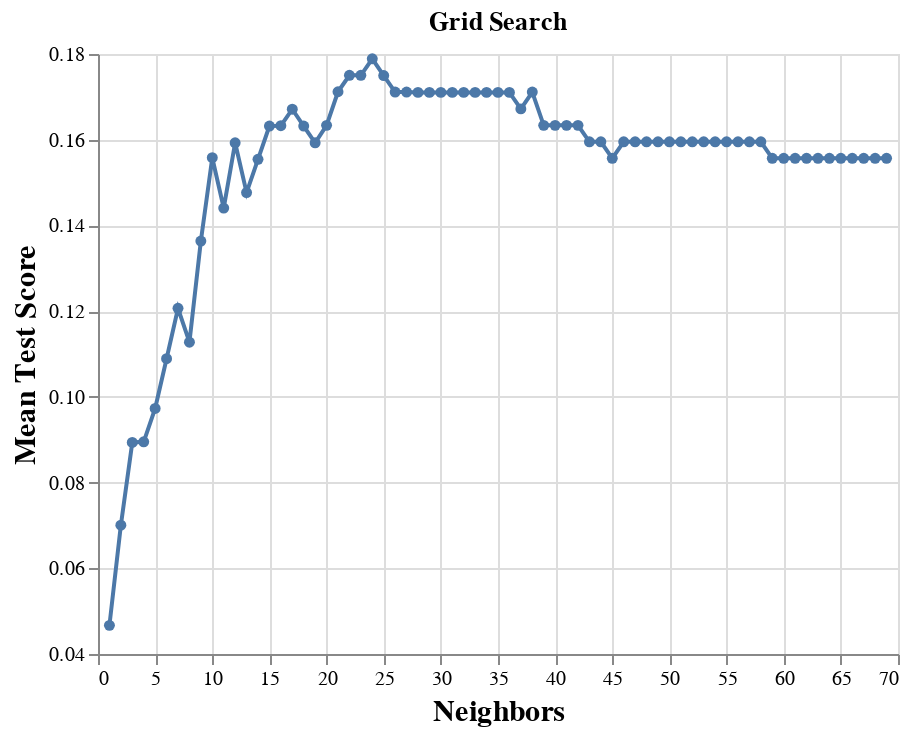

The cell this chart's notebook holds for it:
### Markdown cell above
As shown from Figure 2.0 above, the best k-value for classification from cluster 3 will be 44. This is most accurate as it is the highest point of with the greatest mean test score. In the next sections, we will be using k=10 to generate our predicted most profitable bean.

### Code cell
classifier_coffee_scaled_train_k6, classifier_coffee_scaled_test_k6 = train_test_split(tidy_coffee_cluster_k6_df,test_size=0.2)
classifier_coffee_scaled_train_k6=classifier_coffee_scaled_train_k6.dropna()
classifier_coffee_scaled_test_k6=classifier_coffee_scaled_test_k6.dropna()


X_train_2 = classifier_coffee_scaled_train_k6[["Aroma", "Flavor", "Aftertaste", "Acidity", "Balance", "Uniformity"]]
y_train_2 = classifier_coffee_scaled_train_k6[["Species", "Country of Origin", "Region"]]
param_grid = { "kneighborsclassifier__n_neighbors": range(1, 70)}

pipeline = make_pipeline(preprocessor,KNeighborsClassifier())
# v_fold_score = cross_validate(estimator=pipeline, X=X_train, y=coffee_train["Country of Origin"], cv=5, return_train_score=True)

knn_tune_grid = GridSearchCV(
     pipeline, param_grid=param_grid, cv=5
 )


knn_model_grid = knn_tune_grid.fit(X_train_2, classifier_coffee_scaled_train_k6["Region"])
accuracies_grid = pd.DataFrame(knn_model_grid.cv_results_)

cross_val_plot = (
     alt.Chart(accuracies_grid, title="Grid Search")
     .mark_line(point=True)
     .encode(
         x=alt.X(
             "param_kneighborsclassifier__n_neighbors",
             title="Neighbors",
             scale=alt.Scale(zero=False),
         ),
         y=alt.Y(
             "mean_test_score", 
            title="Mean Test Score", 
             scale=alt.Scale(zero=False)
         ),
     )
     .configure_axis(labelFontSize=10, titleFontSize=15)
     .properties(width=400, height=300)
 )
cross_val_plot

### Figure 1 — Vega-Lite specification as saved in the notebook (floating-point values rounded to 4 significant figures)
{"config": {"view": {"continuousWidth": 400, "continuousHeight": 300}, "axis": {"labelFontSize": 10, "titleFontSize": 15}}, "data": {"name": "data-7657b2fa5ccfcf6069ad05c95e2403a0"}, "mark": {"type": "line", "point": true}, "encoding": {"x": {"field": "param_kneighborsclassifier__n_neighbors", "scale": {"zero": false}, "title": "Neighbors", "type": "quantitative"}, "y": {"field": "mean_test_score", "scale": {"zero": false}, "title": "Mean Test Score", "type": "quantitative"}}, "height": 300, "title": "Grid Search", "width": 400, "$schema": "https://vega.github.io/schema/vega-lite/v4.17.0.json", "datasets": {"data-7657b2fa5ccfcf6069ad05c95e2403a0": [{"mean_fit_time": 0.00523, "std_fit_time": 0.001005, "mean_score_time": 0.005235, "std_score_time": 0.0012, "param_kneighborsclassifier__n_neighbors": 1, "params": {"kneighborsclassifier__n_neighbors": 1}, "split0_test_score": 0.05769, "split1_test_score": 0.03846, "split2_test_score": 0.05882, "split3_test_score": 0.05882, "split4_test_score": 0.01961, "mean_test_score": 0.04668, "std_test_score": 0.0156, "rank_test_score": 69}, {"mean_fit_time": 0.004428, "std_fit_time": 0.0001978, "mean_score_time": 0.004198, "std_score_time": 0.0002322, "param_kneighborsclassifier__n_neighbors": 2, "params": {"kneighborsclassifier__n_neighbors": 2}, "split0_test_score": 0.07692, "split1_test_score": 0.05769, "split2_test_score": 0.07843, "split3_test_score": 0.07843, "split4_test_score": 0.05882, "mean_test_score": 0.07006, "std_test_score": 0.009659, "rank_test_score": 68}, {"mean_fit_time": 0.004488, "std_fit_time": 0.0003856, "mean_score_time": 0.004168, "std_score_time": 0.0002353, "param_kneighborsclassifier__n_neighbors": 3, "params": {"kneighborsclassifier__n_neighbors": 3}, "split0_test_score": 0.1346, "split1_test_score": 0.07692, "split2_test_score": 0.09804, "split3_test_score": 0.05882, "split4_test_score": 0.07843, "mean_test_score": 0.08937, "std_test_score": 0.02581, "rank_test_score": 67}, {"mean_fit_time": 0.004351, "std_fit_time": 0.000212, "mean_score_time": 0.004264, "std_score_time": 0.0001858, "param_kneighborsclassifier__n_neighbors": 4, "params": {"kneighborsclassifier__n_neighbors": 4}, "split0_test_score": 0.1154, "split1_test_score": 0.05769, "split2_test_score": 0.1176, "split3_test_score": 0.05882, "split4_test_score": 0.09804, "mean_test_score": 0.08952, "std_test_score": 0.02641, "rank_test_score": 66}, {"mean_fit_time": 0.004795, "std_fit_time": 0.0008559, "mean_score_time": 0.004138, "std_score_time": 0.0001826, "param_kneighborsclassifier__n_neighbors": 5, "params": {"kneighborsclassifier__n_neighbors": 5}, "split0_test_score": 0.1154, "split1_test_score": 0.07692, "split2_test_score": 0.1373, "split3_test_score": 0.05882, "split4_test_score": 0.09804, "mean_test_score": 0.09729, "std_test_score": 0.02764, "rank_test_score": 65}, {"mean_fit_time": 0.004363, "std_fit_time": 0.000192, "mean_score_time": 0.00425, "std_score_time": 0.0002453, "param_kneighborsclassifier__n_neighbors": 6, "params": {"kneighborsclassifier__n_neighbors": 6}, "split0_test_score": 0.1346, "split1_test_score": 0.09615, "split2_test_score": 0.1373, "split3_test_score": 0.07843, "split4_test_score": 0.09804, "mean_test_score": 0.1089, "std_test_score": 0.02313, "rank_test_score": 64}, {"mean_fit_time": 0.0042, "std_fit_time": 0.0003616, "mean_score_time": 0.004538, "std_score_time": 0.0008655, "param_kneighborsclassifier__n_neighbors": 7, "params": {"kneighborsclassifier__n_neighbors": 7}, "split0_test_score": 0.1346, "split1_test_score": 0.09615, "split2_test_score": 0.1765, "split3_test_score": 0.07843, "split4_test_score": 0.1176, "mean_test_score": 0.1207, "std_test_score": 0.03377, "rank_test_score": 62}, {"mean_fit_time": 0.004249, "std_fit_time": 0.0001772, "mean_score_time": 0.004076, "std_score_time": 7.935e-05, "param_kneighborsclassifier__n_neighbors": 8, "params": {"kneighborsclassifier__n_neighbors": 8}, "split0_test_score": 0.1346, "split1_test_score": 0.1154, "split2_test_score": 0.1176, "split3_test_score": 0.09804, "split4_test_score": 0.09804, "mean_test_score": 0.1127, "std_test_score": 0.01372, "rank_test_score": 63}, {"mean_fit_time": 0.004039, "std_fit_time": 0.0001736, "mean_score_time": 0.004006, "std_score_time": 0.0001512, "param_kneighborsclassifier__n_neighbors": 9, "params": {"kneighborsclassifier__n_neighbors": 9}, "split0_test_score": 0.1346, "split1_test_score": 0.09615, "split2_test_score": 0.1765, "split3_test_score": 0.1176, "split4_test_score": 0.1569, "mean_test_score": 0.1363, "std_test_score": 0.02828, "rank_test_score": 61}, {"mean_fit_time": 0.004389, "std_fit_time": 0.0007222, "mean_score_time": 0.004804, "std_score_time": 0.001273, "param_kneighborsclassifier__n_neighbors": 10, "params": {"kneighborsclassifier__n_neighbors": 10}, "split0_test_score": 0.1731, "split1_test_score": 0.09615, "split2_test_score": 0.1765, "split3_test_score": 0.1373, "split4_test_score": 0.1961, "mean_test_score": 0.1558, "std_test_score": 0.03535, "rank_test_score": 45}, {"mean_fit_time": 0.004555, "std_fit_time": 0.0008473, "mean_score_time": 0.0046, "std_score_time": 0.0007818, "param_kneighborsclassifier__n_neighbors": 11, "params": {"kneighborsclassifier__n_neighbors": 11}, "split0_test_score": 0.1923, "split1_test_score": 0.07692, "split2_test_score": 0.1569, "split3_test_score": 0.1176, "split4_test_score": 0.1765, "mean_test_score": 0.144, "std_test_score": 0.04183, "rank_test_score": 60}, {"mean_fit_time": 0.004487, "std_fit_time": 0.0001573, "mean_score_time": 0.004523, "std_score_time": 0.0002758, "param_kneighborsclassifier__n_neighbors": 12, "params": {"kneighborsclassifier__n_neighbors": 12}, "split0_test_score": 0.2692, "split1_test_score": 0.1154, "split2_test_score": 0.1373, "split3_test_score": 0.09804, "split4_test_score": 0.1765, "mean_test_score": 0.1593, "std_test_score": 0.0609, "rank_test_score": 44}, {"mean_fit_time": 0.004105, "std_fit_time": 0.0002356, "mean_score_time": 0.004122, "std_score_time": 0.000345, "param_kneighborsclassifier__n_neighbors": 13, "params": {"kneighborsclassifier__n_neighbors": 13}, "split0_test_score": 0.2115, "split1_test_score": 0.1346, "split2_test_score": 0.1373, "split3_test_score": 0.09804, "split4_test_score": 0.1569, "mean_test_score": 0.1477, "std_test_score": 0.03716, "rank_test_score": 59}, {"mean_fit_time": 0.003778, "std_fit_time": 8.173e-05, "mean_score_time": 0.003859, "std_score_time": 0.0001023, "param_kneighborsclassifier__n_neighbors": 14, "params": {"kneighborsclassifier__n_neighbors": 14}, "split0_test_score": 0.2115, "split1_test_score": 0.1538, "split2_test_score": 0.1569, "split3_test_score": 0.09804, "split4_test_score": 0.1569, "mean_test_score": 0.1554, "std_test_score": 0.03591, "rank_test_score": 58}, {"mean_fit_time": 0.003817, "std_fit_time": 0.0001334, "mean_score_time": 0.003837, "std_score_time": 5.277e-05, "param_kneighborsclassifier__n_neighbors": 15, "params": {"kneighborsclassifier__n_neighbors": 15}, "split0_test_score": 0.1923, "split1_test_score": 0.1923, "split2_test_score": 0.1373, "split3_test_score": 0.1176, "split4_test_score": 0.1765, "mean_test_score": 0.1632, "std_test_score": 0.03039, "rank_test_score": 26}, {"mean_fit_time": 0.004544, "std_fit_time": 0.0009173, "mean_score_time": 0.005816, "std_score_time": 0.001981, "param_kneighborsclassifier__n_neighbors": 16, "params": {"kneighborsclassifier__n_neighbors": 16}, "split0_test_score": 0.1923, "split1_test_score": 0.1731, "split2_test_score": 0.1373, "split3_test_score": 0.1176, "split4_test_score": 0.1961, "mean_test_score": 0.1633, "std_test_score": 0.0309, "rank_test_score": 25}, {"mean_fit_time": 0.004246, "std_fit_time": 0.0002501, "mean_score_time": 0.004277, "std_score_time": 0.000196, "param_kneighborsclassifier__n_neighbors": 17, "params": {"kneighborsclassifier__n_neighbors": 17}, "split0_test_score": 0.1923, "split1_test_score": 0.1923, "split2_test_score": 0.1373, "split3_test_score": 0.1176, "split4_test_score": 0.1961, "mean_test_score": 0.1671, "std_test_score": 0.03301, "rank_test_score": 19}, {"mean_fit_time": 0.004433, "std_fit_time": 0.0005492, "mean_score_time": 0.004456, "std_score_time": 0.0005616, "param_kneighborsclassifier__n_neighbors": 18, "params": {"kneighborsclassifier__n_neighbors": 18}, "split0_test_score": 0.1923, "split1_test_score": 0.1923, "split2_test_score": 0.1176, "split3_test_score": 0.1176, "split4_test_score": 0.1961, "mean_test_score": 0.1632, "std_test_score": 0.03722, "rank_test_score": 27}, {"mean_fit_time": 0.004514, "std_fit_time": 0.0007112, "mean_score_time": 0.004315, "std_score_time": 0.0005536, "param_kneighborsclassifier__n_neighbors": 19, "params": {"kneighborsclassifier__n_neighbors": 19}, "split0_test_score": 0.1923, "split1_test_score": 0.1923, "split2_test_score": 0.1176, "split3_test_score": 0.1176, "split4_test_score": 0.1765, "mean_test_score": 0.1593, "std_test_score": 0.03448, "rank_test_score": 43}, {"mean_fit_time": 0.004673, "std_fit_time": 0.0007642, "mean_score_time": 0.004504, "std_score_time": 0.0004067, "param_kneighborsclassifier__n_neighbors": 20, "params": {"kneighborsclassifier__n_neighbors": 20}, "split0_test_score": 0.1923, "split1_test_score": 0.1538, "split2_test_score": 0.1569, "split3_test_score": 0.1176, "split4_test_score": 0.1961, "mean_test_score": 0.1633, "std_test_score": 0.02874, "rank_test_score": 20}, {"mean_fit_time": 0.003922, "std_fit_time": 0.0002293, "mean_score_time": 0.003927, "std_score_time": 0.00015, "param_kneighborsclassifier__n_neighbors": 21, "params": {"kneighborsclassifier__n_neighbors": 21}, "split0_test_score": 0.1731, "split1_test_score": 0.1731, "split2_test_score": 0.1569, "split3_test_score": 0.1373, "split4_test_score": 0.2157, "mean_test_score": 0.1712, "std_test_score": 0.02586, "rank_test_score": 5}, {"mean_fit_time": 0.004015, "std_fit_time": 0.0004753, "mean_score_time": 0.00464, "std_score_time": 0.00111, "param_kneighborsclassifier__n_neighbors": 22, "params": {"kneighborsclassifier__n_neighbors": 22}, "split0_test_score": 0.1923, "split1_test_score": 0.1731, "split2_test_score": 0.1569, "split3_test_score": 0.1373, "split4_test_score": 0.2157, "mean_test_score": 0.175, "std_test_score": 0.02725, "rank_test_score": 2}, {"mean_fit_time": 0.004287, "std_fit_time": 0.0004232, "mean_score_time": 0.004162, "std_score_time": 0.0002109, "param_kneighborsclassifier__n_neighbors": 23, "params": {"kneighborsclassifier__n_neighbors": 23}, "split0_test_score": 0.1923, "split1_test_score": 0.1731, "split2_test_score": 0.1569, "split3_test_score": 0.1569, "split4_test_score": 0.1961, "mean_test_score": 0.175, "std_test_score": 0.01677, "rank_test_score": 3}, {"mean_fit_time": 0.004229, "std_fit_time": 0.000791, "mean_score_time": 0.003953, "std_score_time": 0.0001439, "param_kneighborsclassifier__n_neighbors": 24, "params": {"kneighborsclassifier__n_neighbors": 24}, "split0_test_score": 0.2115, "split1_test_score": 0.1731, "split2_test_score": 0.1569, "split3_test_score": 0.1569, "split4_test_score": 0.1961, "mean_test_score": 0.1789, "std_test_score": 0.02175, "rank_test_score": 1}, {"mean_fit_time": 0.003787, "std_fit_time": 0.0001152, "mean_score_time": 0.004102, "std_score_time": 0.0004163, "param_kneighborsclassifier__n_neighbors": 25, "params": {"kneighborsclassifier__n_neighbors": 25}, "split0_test_score": 0.2115, "split1_test_score": 0.1731, "split2_test_score": 0.1569, "split3_test_score": 0.1569, "split4_test_score": 0.1765, "mean_test_score": 0.175, "std_test_score": 0.01999, "rank_test_score": 4}, {"mean_fit_time": 0.00422, "std_fit_time": 0.0007035, "mean_score_time": 0.00419, "std_score_time": 0.0004719, "param_kneighborsclassifier__n_neighbors": 26, "params": {"kneighborsclassifier__n_neighbors": 26}, "split0_test_score": 0.1923, "split1_test_score": 0.1731, "split2_test_score": 0.1569, "split3_test_score": 0.1569, "split4_test_score": 0.1765, "mean_test_score": 0.1711, "std_test_score": 0.01333, "rank_test_score": 6}, {"mean_fit_time": 0.003984, "std_fit_time": 0.0002343, "mean_score_time": 0.004135, "std_score_time": 0.0001469, "param_kneighborsclassifier__n_neighbors": 27, "params": {"kneighborsclassifier__n_neighbors": 27}, "split0_test_score": 0.1923, "split1_test_score": 0.1731, "split2_test_score": 0.1569, "split3_test_score": 0.1569, "split4_test_score": 0.1765, "mean_test_score": 0.1711, "std_test_score": 0.01333, "rank_test_score": 6}, {"mean_fit_time": 0.003729, "std_fit_time": 6.625e-05, "mean_score_time": 0.003991, "std_score_time": 9.916e-05, "param_kneighborsclassifier__n_neighbors": 28, "params": {"kneighborsclassifier__n_neighbors": 28}, "split0_test_score": 0.2115, "split1_test_score": 0.1731, "split2_test_score": 0.1569, "split3_test_score": 0.1569, "split4_test_score": 0.1569, "mean_test_score": 0.171, "std_test_score": 0.0212, "rank_test_score": 9}, {"mean_fit_time": 0.004057, "std_fit_time": 0.0005557, "mean_score_time": 0.004132, "std_score_time": 0.0001774, "param_kneighborsclassifier__n_neighbors": 29, "params": {"kneighborsclassifier__n_neighbors": 29}, "split0_test_score": 0.2115, "split1_test_score": 0.1731, "split2_test_score": 0.1569, "split3_test_score": 0.1569, "split4_test_score": 0.1569, "mean_test_score": 0.171, "std_test_score": 0.0212, "rank_test_score": 9}, {"mean_fit_time": 0.004049, "std_fit_time": 0.0003907, "mean_score_time": 0.004182, "std_score_time": 0.0004304, "param_kneighborsclassifier__n_neighbors": 30, "params": {"kneighborsclassifier__n_neighbors": 30}, "split0_test_score": 0.2115, "split1_test_score": 0.1731, "split2_test_score": 0.1569, "split3_test_score": 0.1569, "split4_test_score": 0.1569, "mean_test_score": 0.171, "std_test_score": 0.0212, "rank_test_score": 9}, {"mean_fit_time": 0.00371, "std_fit_time": 6.207e-05, "mean_score_time": 0.004035, "std_score_time": 0.0001126, "param_kneighborsclassifier__n_neighbors": 31, "params": {"kneighborsclassifier__n_neighbors": 31}, "split0_test_score": 0.2115, "split1_test_score": 0.1731, "split2_test_score": 0.1569, "split3_test_score": 0.1569, "split4_test_score": 0.1569, "mean_test_score": 0.171, "std_test_score": 0.0212, "rank_test_score": 9}, {"mean_fit_time": 0.003846, "std_fit_time": 0.0002597, "mean_score_time": 0.004318, "std_score_time": 0.0007857, "param_kneighborsclassifier__n_neighbors": 32, "params": {"kneighborsclassifier__n_neighbors": 32}, "split0_test_score": 0.2115, "split1_test_score": 0.1731, "split2_test_score": 0.1569, "split3_test_score": 0.1569, "split4_test_score": 0.1569, "mean_test_score": 0.171, "std_test_score": 0.0212, "rank_test_score": 9}, {"mean_fit_time": 0.004222, "std_fit_time": 0.000823, "mean_score_time": 0.004531, "std_score_time": 0.0007793, "param_kneighborsclassifier__n_neighbors": 33, "params": {"kneighborsclassifier__n_neighbors": 33}, "split0_test_score": 0.2115, "split1_test_score": 0.1731, "split2_test_score": 0.1569, "split3_test_score": 0.1569, "split4_test_score": 0.1569, "mean_test_score": 0.171, "std_test_score": 0.0212, "rank_test_score": 9}, {"mean_fit_time": 0.004458, "std_fit_time": 0.0008836, "mean_score_time": 0.004482, "std_score_time": 0.0005315, "param_kneighborsclassifier__n_neighbors": 34, "params": {"kneighborsclassifier__n_neighbors": 34}, "split0_test_score": 0.2115, "split1_test_score": 0.1731, "split2_test_score": 0.1569, "split3_test_score": 0.1569, "split4_test_score": 0.1569, "mean_test_score": 0.171, "std_test_score": 0.0212, "rank_test_score": 9}, {"mean_fit_time": 0.003958, "std_fit_time": 0.0002665, "mean_score_time": 0.003996, "std_score_time": 9.719e-05, "param_kneighborsclassifier__n_neighbors": 35, "params": {"kneighborsclassifier__n_neighbors": 35}, "split0_test_score": 0.2115, "split1_test_score": 0.1731, "split2_test_score": 0.1569, "split3_test_score": 0.1569, "split4_test_score": 0.1569, "mean_test_score": 0.171, "std_test_score": 0.0212, "rank_test_score": 9}, {"mean_fit_time": 0.004379, "std_fit_time": 0.0006056, "mean_score_time": 0.005757, "std_score_time": 0.003007, "param_kneighborsclassifier__n_neighbors": 36, "params": {"kneighborsclassifier__n_neighbors": 36}, "split0_test_score": 0.2115, "split1_test_score": 0.1731, "split2_test_score": 0.1569, "split3_test_score": 0.1569, "split4_test_score": 0.1569, "mean_test_score": 0.171, "std_test_score": 0.0212, "rank_test_score": 9}, {"mean_fit_time": 0.004044, "std_fit_time": 0.0002789, "mean_score_time": 0.004564, "std_score_time": 0.0008986, "param_kneighborsclassifier__n_neighbors": 37, "params": {"kneighborsclassifier__n_neighbors": 37}, "split0_test_score": 0.1923, "split1_test_score": 0.1731, "split2_test_score": 0.1569, "split3_test_score": 0.1569, "split4_test_score": 0.1569, "mean_test_score": 0.1672, "std_test_score": 0.01404, "rank_test_score": 18}, {"mean_fit_time": 0.003985, "std_fit_time": 0.0001629, "mean_score_time": 0.004246, "std_score_time": 0.0002045, "param_kneighborsclassifier__n_neighbors": 38, "params": {"kneighborsclassifier__n_neighbors": 38}, "split0_test_score": 0.1923, "split1_test_score": 0.1731, "split2_test_score": 0.1569, "split3_test_score": 0.1569, "split4_test_score": 0.1765, "mean_test_score": 0.1711, "std_test_score": 0.01333, "rank_test_score": 6}, {"mean_fit_time": 0.004015, "std_fit_time": 0.0002246, "mean_score_time": 0.004164, "std_score_time": 0.000118, "param_kneighborsclassifier__n_neighbors": 39, "params": {"kneighborsclassifier__n_neighbors": 39}, "split0_test_score": 0.1923, "split1_test_score": 0.1538, "split2_test_score": 0.1569, "split3_test_score": 0.1569, "split4_test_score": 0.1569, "mean_test_score": 0.1633, "std_test_score": 0.01453, "rank_test_score": 20}, {"mean_fit_time": 0.003888, "std_fit_time": 0.0002556, "mean_score_time": 0.00404, "std_score_time": 0.000109, "param_kneighborsclassifier__n_neighbors": 40, "params": {"kneighborsclassifier__n_neighbors": 40}, "split0_test_score": 0.1923, "split1_test_score": 0.1538, "split2_test_score": 0.1569, "split3_test_score": 0.1569, "split4_test_score": 0.1569, "mean_test_score": 0.1633, "std_test_score": 0.01453, "rank_test_score": 20}, {"mean_fit_time": 0.003747, "std_fit_time": 0.0001183, "mean_score_time": 0.003957, "std_score_time": 3.052e-05, "param_kneighborsclassifier__n_neighbors": 41, "params": {"kneighborsclassifier__n_neighbors": 41}, "split0_test_score": 0.1923, "split1_test_score": 0.1538, "split2_test_score": 0.1569, "split3_test_score": 0.1569, "split4_test_score": 0.1569, "mean_test_score": 0.1633, "std_test_score": 0.01453, "rank_test_score": 20}, {"mean_fit_time": 0.00382, "std_fit_time": 0.0002687, "mean_score_time": 0.004059, "std_score_time": 0.0001405, "param_kneighborsclassifier__n_neighbors": 42, "params": {"kneighborsclassifier__n_neighbors": 42}, "split0_test_score": 0.1923, "split1_test_score": 0.1538, "split2_test_score": 0.1569, "split3_test_score": 0.1569, "split4_test_score": 0.1569, "mean_test_score": 0.1633, "std_test_score": 0.01453, "rank_test_score": 20}, {"mean_fit_time": 0.004201, "std_fit_time": 0.0004843, "mean_score_time": 0.004275, "std_score_time": 0.0001731, "param_kneighborsclassifier__n_neighbors": 43, "params": {"kneighborsclassifier__n_neighbors": 43}, "split0_test_score": 0.1731, "split1_test_score": 0.1538, "split2_test_score": 0.1569, "split3_test_score": 0.1569, "split4_test_score": 0.1569, "mean_test_score": 0.1595, "std_test_score": 0.006887, "rank_test_score": 28}, {"mean_fit_time": 0.004364, "std_fit_time": 0.0004862, "mean_score_time": 0.004539, "std_score_time": 0.0002831, "param_kneighborsclassifier__n_neighbors": 44, "params": {"kneighborsclassifier__n_neighbors": 44}, "split0_test_score": 0.1731, "split1_test_score": 0.1538, "split2_test_score": 0.1569, "split3_test_score": 0.1569, "split4_test_score": 0.1569, "mean_test_score": 0.1595, "std_test_score": 0.006887, "rank_test_score": 28}, {"mean_fit_time": 0.004845, "std_fit_time": 0.0007468, "mean_score_time": 0.00485, "std_score_time": 0.0004275, "param_kneighborsclassifier__n_neighbors": 45, "params": {"kneighborsclassifier__n_neighbors": 45}, "split0_test_score": 0.1538, "split1_test_score": 0.1538, "split2_test_score": 0.1569, "split3_test_score": 0.1569, "split4_test_score": 0.1569, "mean_test_score": 0.1557, "std_test_score": 0.001478, "rank_test_score": 46}, {"mean_fit_time": 0.004256, "std_fit_time": 4.513e-05, "mean_score_time": 0.004388, "std_score_time": 9.479e-05, "param_kneighborsclassifier__n_neighbors": 46, "params": {"kneighborsclassifier__n_neighbors": 46}, "split0_test_score": 0.1538, "split1_test_score": 0.1731, "split2_test_score": 0.1569, "split3_test_score": 0.1569, "split4_test_score": 0.1569, "mean_test_score": 0.1595, "std_test_score": 0.006887, "rank_test_score": 28}, {"mean_fit_time": 0.004227, "std_fit_time": 0.0003142, "mean_score_time": 0.004489, "std_score_time": 0.0002888, "param_kneighborsclassifier__n_neighbors": 47, "params": {"kneighborsclassifier__n_neighbors": 47}, "split0_test_score": 0.1538, "split1_test_score": 0.1731, "split2_test_score": 0.1569, "split3_test_score": 0.1569, "split4_test_score": 0.1569, "mean_test_score": 0.1595, "std_test_score": 0.006887, "rank_test_score": 28}, {"mean_fit_time": 0.004291, "std_fit_time": 0.0002255, "mean_score_time": 0.004501, "std_score_time": 6.71e-05, "param_kneighborsclassifier__n_neighbors": 48, "params": {"kneighborsclassifier__n_neighbors": 48}, "split0_test_score": 0.1538, "split1_test_score": 0.1731, "split2_test_score": 0.1569, "split3_test_score": 0.1569, "split4_test_score": 0.1569, "mean_test_score": 0.1595, "std_test_score": 0.006887, "rank_test_score": 28}, {"mean_fit_time": 0.004781, "std_fit_time": 0.0004863, "mean_score_time": 0.005462, "std_score_time": 0.0009544, "param_kneighborsclassifier__n_neighbors": 49, "params": {"kneighborsclassifier__n_neighbors": 49}, "split0_test_score": 0.1538, "split1_test_score": 0.1731, "split2_test_score": 0.1569, "split3_test_score": 0.1569, "split4_test_score": 0.1569, "mean_test_score": 0.1595, "std_test_score": 0.006887, "rank_test_score": 28}, {"mean_fit_time": 0.004386, "std_fit_time": 0.0001047, "mean_score_time": 0.004618, "std_score_time": 0.0002275, "param_kneighborsclassifier__n_neighbors": 50, "params": {"kneighborsclassifier__n_neighbors": 50}, "split0_test_score": 0.1538, "split1_test_score": 0.1731, "split2_test_score": 0.1569, "split3_test_score": 0.1569, "split4_test_score": 0.1569, "mean_test_score": 0.1595, "std_test_score": 0.006887, "rank_test_score": 28}, {"mean_fit_time": 0.0042, "std_fit_time": 0.0001775, "mean_score_time": 0.004439, "std_score_time": 4.59e-05, "param_kneighborsclassifier__n_neighbors": 51, "params": {"kneighborsclassifier__n_neighbors": 51}, "split0_test_score": 0.1538, "split1_test_score": 0.1731, "split2_test_score": 0.1569, "split3_test_score": 0.1569, "split4_test_score": 0.1569, "mean_test_score": 0.1595, "std_test_score": 0.006887, "rank_test_score": 28}, {"mean_fit_time": 0.004041, "std_fit_time": 6.065e-05, "mean_score_time": 0.004319, "std_score_time": 9.071e-05, "param_kneighborsclassifier__n_neighbors": 52, "params": {"kneighborsclassifier__n_neighbors": 52}, "split0_test_score": 0.1538, "split1_test_score": 0.1731, "split2_test_score": 0.1569, "split3_test_score": 0.1569, "split4_test_score": 0.1569, "mean_test_score": 0.1595, "std_test_score": 0.006887, "rank_test_score": 28}, {"mean_fit_time": 0.004308, "std_fit_time": 9.276e-05, "mean_score_time": 0.004517, "std_score_time": 0.000149, "param_kneighborsclassifier__n_neighbors": 53, "params": {"kneighborsclassifier__n_neighbors": 53}, "split0_test_score": 0.1538, "split1_test_score": 0.1731, "split2_test_score": 0.1569, "split3_test_score": 0.1569, "split4_test_score": 0.1569, "mean_test_score": 0.1595, "std_test_score": 0.006887, "rank_test_score": 28}, {"mean_fit_time": 0.004168, "std_fit_time": 8.393e-05, "mean_score_time": 0.004418, "std_score_time": 0.0001764, "param_kneighborsclassifier__n_neighbors": 54, "params": {"kneighborsclassifier__n_neighbors": 54}, "split0_test_score": 0.1538, "split1_test_score": 0.1731, "split2_test_score": 0.1569, "split3_test_score": 0.1569, "split4_test_score": 0.1569, "mean_test_score": 0.1595, "std_test_score": 0.006887, "rank_test_score": 28}, {"mean_fit_time": 0.005022, "std_fit_time": 0.0005667, "mean_score_time": 0.006038, "std_score_time": 0.001601, "param_kneighborsclassifier__n_neighbors": 55, "params": {"kneighborsclassifier__n_neighbors": 55}, "split0_test_score": 0.1538, "split1_test_score": 0.1731, "split2_test_score": 0.1569, "split3_test_score": 0.1569, "split4_test_score": 0.1569, "mean_test_score": 0.1595, "std_test_score": 0.006887, "rank_test_score": 28}, {"mean_fit_time": 0.005652, "std_fit_time": 0.0005624, "mean_score_time": 0.00628, "std_score_time": 0.001513, "param_kneighborsclassifier__n_neighbors": 56, "params": {"kneighborsclassifier__n_neighbors": 56}, "split0_test_score": 0.1538, "split1_test_score": 0.1731, "split2_test_score": 0.1569, "split3_test_score": 0.1569, "split4_test_score": 0.1569, "mean_test_score": 0.1595, "std_test_score": 0.006887, "rank_test_score": 28}, {"mean_fit_time": 0.004179, "std_fit_time": 0.0002057, "mean_score_time": 0.004512, "std_score_time": 0.0001714, "param_kneighborsclassifier__n_neighbors": 57, "params": {"kneighborsclassifier__n_neighbors": 57}, "split0_test_score": 0.1538, "split1_test_score": 0.1731, "split2_test_score": 0.1569, "split3_test_score": 0.1569, "split4_test_score": 0.1569, "mean_test_score": 0.1595, "std_test_score": 0.006887, "rank_test_score": 28}, {"mean_fit_time": 0.00409, "std_fit_time": 6.921e-05, "mean_score_time": 0.0045, "std_score_time": 0.0001987, "param_kneighborsclassifier__n_neighbors": 58, "params": {"kneighborsclassifier__n_neighbors": 58}, "split0_test_score": 0.1538, "split1_test_score": 0.1731, "split2_test_score": 0.1569, "split3_test_score": 0.1569, "split4_test_score": 0.1569, "mean_test_score": 0.1595, "std_test_score": 0.006887, "rank_test_score": 28}, {"mean_fit_time": 0.004614, "std_fit_time": 0.0003669, "mean_score_time": 0.004819, "std_score_time": 0.0001398, "param_kneighborsclassifier__n_neighbors": 59, "params": {"kneighborsclassifier__n_neighbors": 59}, "split0_test_score": 0.1538, "split1_test_score": 0.1538, "split2_test_score": 0.1569, "split3_test_score": 0.1569, "split4_test_score": 0.1569, "mean_test_score": 0.1557, "std_test_score": 0.001478, "rank_test_score": 46}, {"mean_fit_time": 0.004859, "std_fit_time": 0.0009852, "mean_score_time": 0.004645, "std_score_time": 0.0002367, "param_kneighborsclassifier__n_neighbors": 60, "params": {"kneighborsclassifier__n_neighbors": 60}, "split0_test_score": 0.1538, "split1_test_score": 0.1538, "split2_test_score": 0.1569, "split3_test_score": 0.1569, "split4_test_score": 0.1569, "mean_test_score": 0.1557, "std_test_score": 0.001478, "rank_test_score": 46}, {"mean_fit_time": 0.00426, "std_fit_time": 0.0002637, "mean_score_time": 0.004521, "std_score_time": 0.0001184, "param_kneighborsclassifier__n_neighbors": 61, "params": {"kneighborsclassifier__n_neighbors": 61}, "split0_test_score": 0.1538, "split1_test_score": 0.1538, "split2_test_score": 0.1569, "split3_test_score": 0.1569, "split4_test_score": 0.1569, "mean_test_score": 0.1557, "std_test_score": 0.001478, "rank_test_score": 46}, {"mean_fit_time": 0.00495, "std_fit_time": 0.000801, "mean_score_time": 0.004923, "std_score_time": 0.000507, "param_kneighborsclassifier__n_neighbors": 62, "params": {"kneighborsclassifier__n_neighbors": 62}, "split0_test_score": 0.1538, "split1_test_score": 0.1538, "split2_test_score": 0.1569, "split3_test_score": 0.1569, "split4_test_score": 0.1569, "mean_test_score": 0.1557, "std_test_score": 0.001478, "rank_test_score": 46}, {"mean_fit_time": 0.004141, "std_fit_time": 0.0001589, "mean_score_time": 0.004486, "std_score_time": 0.0001293, "param_kneighborsclassifier__n_neighbors": 63, "params": {"kneighborsclassifier__n_neighbors": 63}, "split0_test_score": 0.1538, "split1_test_score": 0.1538, "split2_test_score": 0.1569, "split3_test_score": 0.1569, "split4_test_score": 0.1569, "mean_test_score": 0.1557, "std_test_score": 0.001478, "rank_test_score": 46}, {"mean_fit_time": 0.004086, "std_fit_time": 0.0001825, "mean_score_time": 0.00459, "std_score_time": 0.0002313, "param_kneighborsclassifier__n_neighbors": 64, "params": {"kneighborsclassifier__n_neighbors": 64}, "split0_test_score": 0.1538, "split1_test_score": 0.1538, "split2_test_score": 0.1569, "split3_test_score": 0.1569, "split4_test_score": 0.1569, "mean_test_score": 0.1557, "std_test_score": 0.001478, "rank_test_score": 46}, {"mean_fit_time": 0.004074, "std_fit_time": 0.0002271, "mean_score_time": 0.004537, "std_score_time": 0.0002022, "param_kneighborsclassifier__n_neighbors": 65, "params": {"kneighborsclassifier__n_neighbors": 65}, "split0_test_score": 0.1538, "split1_test_score": 0.1538, "split2_test_score": 0.1569, "split3_test_score": 0.1569, "split4_test_score": 0.1569, "mean_test_score": 0.1557, "std_test_score": 0.001478, "rank_test_score": 46}, {"mean_fit_time": 0.004136, "std_fit_time": 0.0002932, "mean_score_time": 0.004453, "std_score_time": 0.0001061, "param_kneighborsclassifier__n_neighbors": 66, "params": {"kneighborsclassifier__n_neighbors": 66}, "split0_test_score": 0.1538, "split1_test_score": 0.1538, "split2_test_score": 0.1569, "split3_test_score": 0.1569, "split4_test_score": 0.1569, "mean_test_score": 0.1557, "std_test_score": 0.001478, "rank_test_score": 46}, {"mean_fit_time": 0.003917, "std_fit_time": 0.0001125, "mean_score_time": 0.00439, "std_score_time": 0.0001157, "param_kneighborsclassifier__n_neighbors": 67, "params": {"kneighborsclassifier__n_neighbors": 67}, "split0_test_score": 0.1538, "split1_test_score": 0.1538, "split2_test_score": 0.1569, "split3_test_score": 0.1569, "split4_test_score": 0.1569, "mean_test_score": 0.1557, "std_test_score": 0.001478, "rank_test_score": 46}, {"mean_fit_time": 0.004655, "std_fit_time": 0.0003751, "mean_score_time": 0.004728, "std_score_time": 0.0002088, "param_kneighborsclassifier__n_neighbors": 68, "params": {"kneighborsclassifier__n_neighbors": 68}, "split0_test_score": 0.1538, "split1_test_score": 0.1538, "split2_test_score": 0.1569, "split3_test_score": 0.1569, "split4_test_score": 0.1569, "mean_test_score": 0.1557, "std_test_score": 0.001478, "rank_test_score": 46}, {"mean_fit_time": 0.003952, "std_fit_time": 0.0001039, "mean_score_time": 0.004405, "std_score_time": 0.0001014, "param_kneighborsclassifier__n_neighbors": 69, "params": {"kneighborsclassifier__n_neighbors": 69}, "split0_test_score": 0.1538, "split1_test_score": 0.1538, "split2_test_score": 0.1569, "split3_test_score": 0.1569, "split4_test_score": 0.1569, "mean_test_score": 0.1557, "std_test_score": 0.001478, "rank_test_score": 46}]}}
